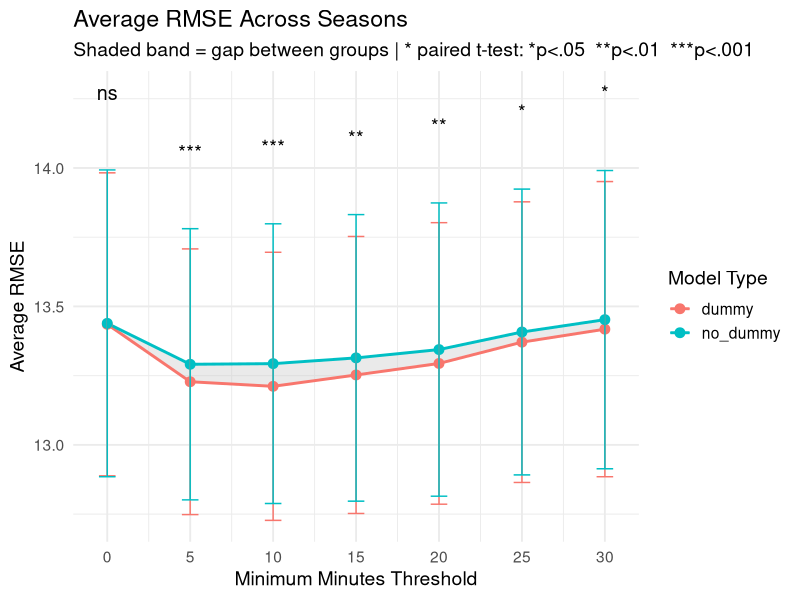
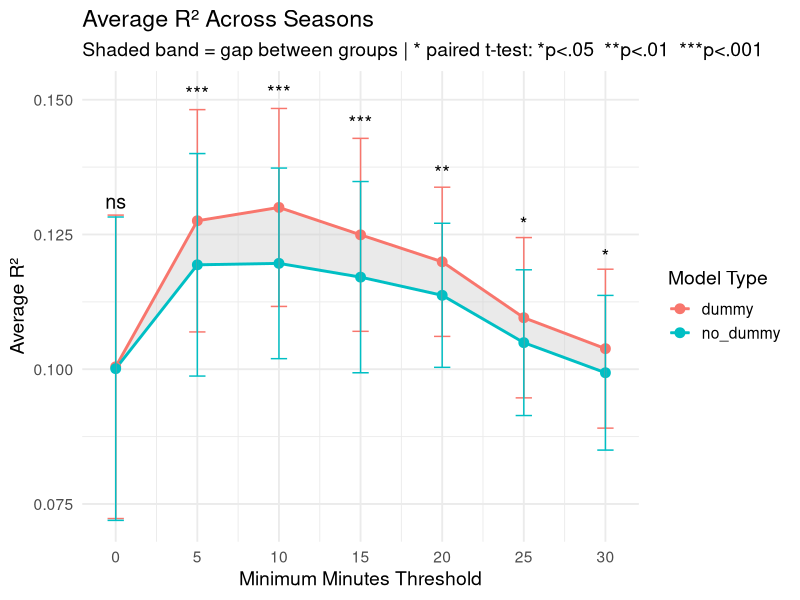
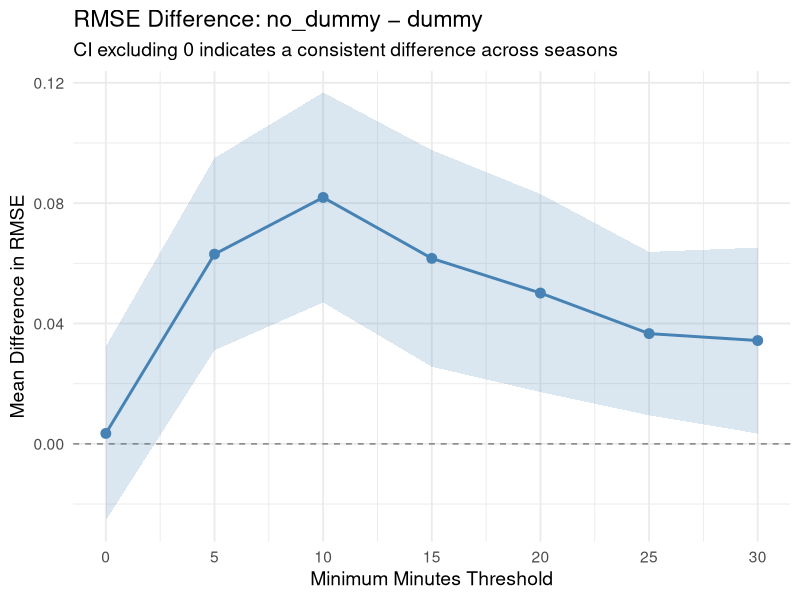
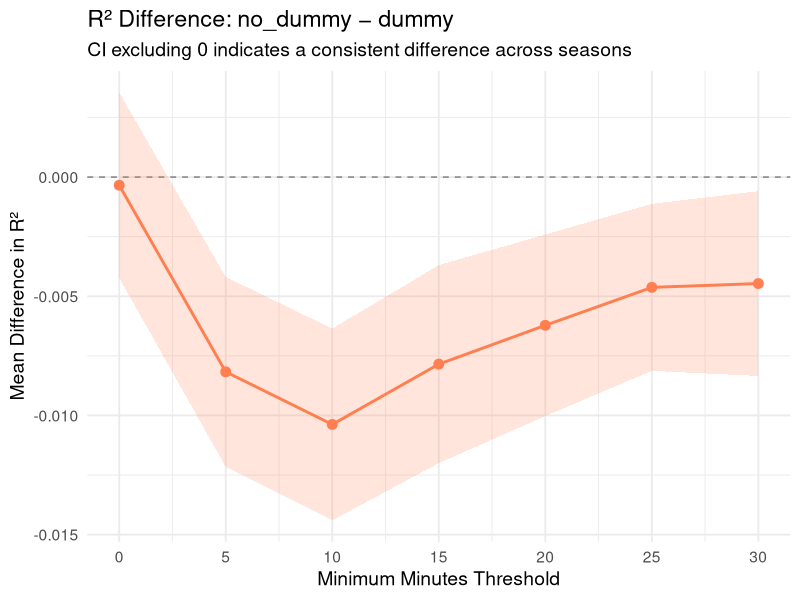
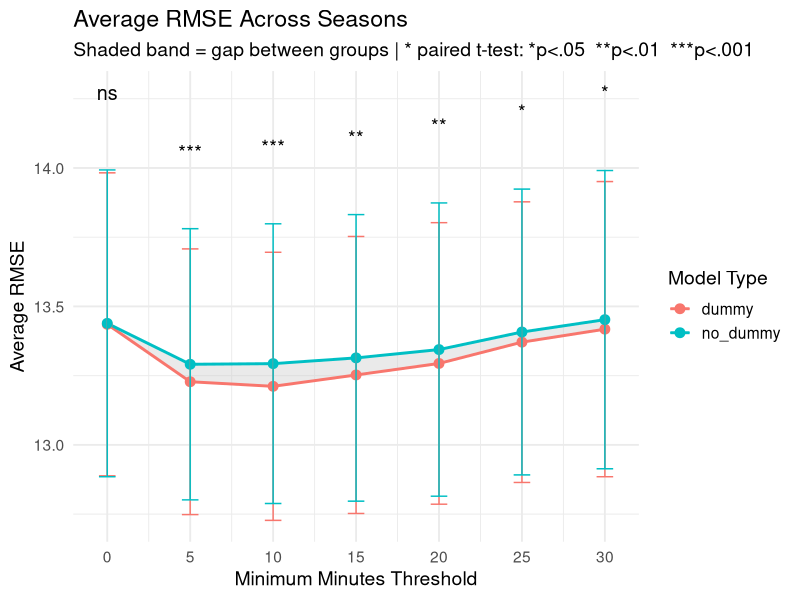
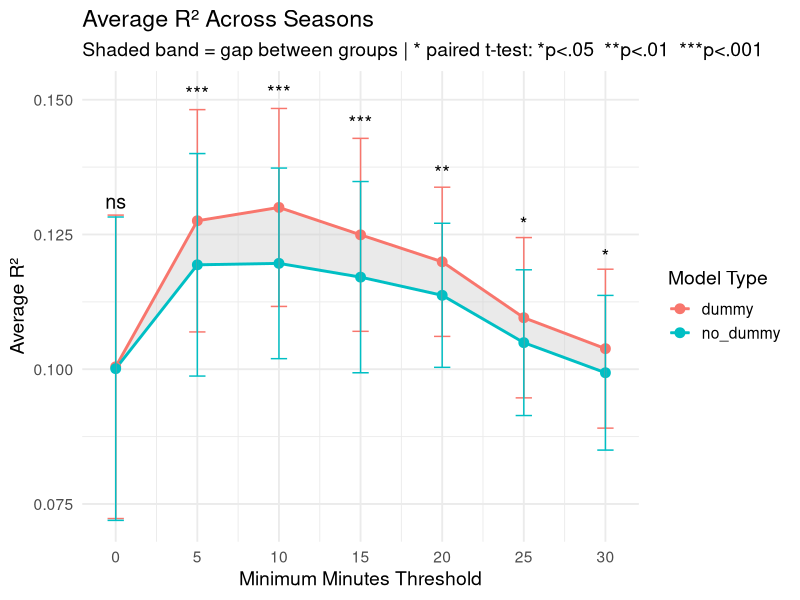
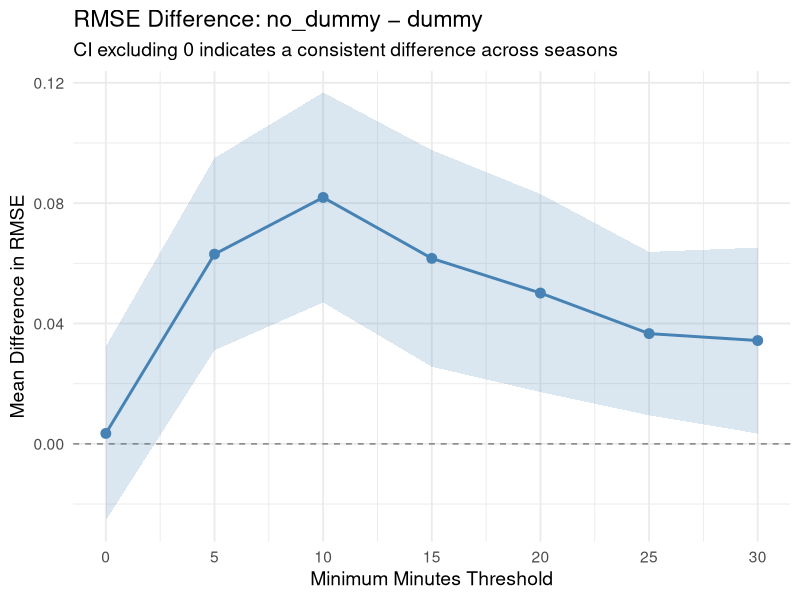
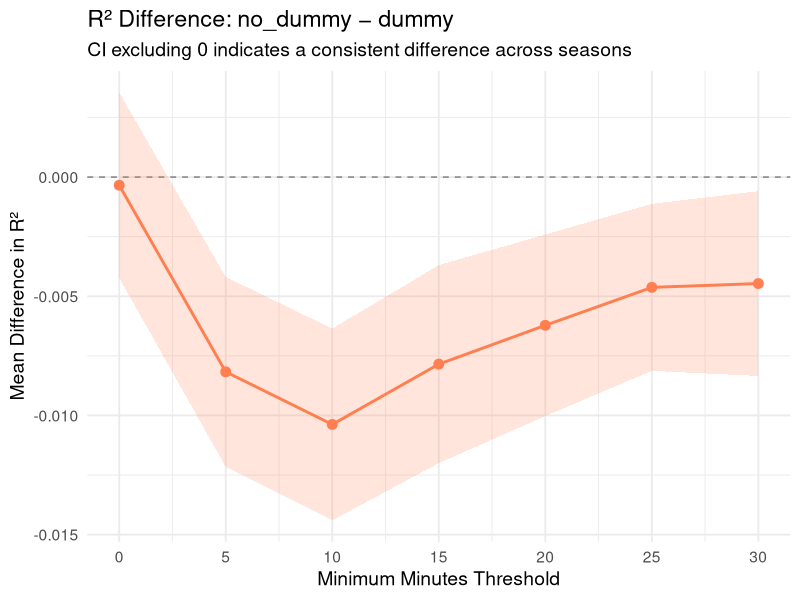

These charts were generated, in order, by the following R code:
library(tidyverse)

# -----------------------------
# Load data
# -----------------------------
results <- read_csv("May_27_Model_Results.csv")


# -----------------------------
# Summary Table
# -----------------------------
summary_table <- results %>%
  group_by(model_type, min_minutes) %>%
  summarise(
    mean_RMSE = sprintf("%.2f", mean(RMSE, na.rm = TRUE)),
    sd_RMSE   = round(sd(RMSE, na.rm = TRUE), 2),
    mean_R2   = round(mean(R2, na.rm = TRUE), 3),
    sd_R2     = round(sd(R2, na.rm = TRUE), 3),
    n = n(),
    .groups = "drop"
  )

# -----------------------------
# Summarize across seasons
# -----------------------------
summary_results <- results %>%
  group_by(model_type, min_minutes) %>%
  summarise(
    mean_RMSE = mean(RMSE, na.rm = TRUE),
    sd_RMSE   = sd(RMSE, na.rm = TRUE),
    se_RMSE   = sd_RMSE / sqrt(n()),
    ci_RMSE   = qt(0.975, df = n() - 1) * se_RMSE,
    mean_R2   = mean(R2, na.rm = TRUE),
    sd_R2     = sd(R2, na.rm = TRUE),
    se_R2     = sd_R2 / sqrt(n()),
    ci_R2     = qt(0.975, df = n() - 1) * se_R2,
    n = n(),
    .groups = "drop"
  )

# -----------------------------
# Compute paired differences
# -----------------------------
diff_results <- results %>%
  select(season, model_type, min_minutes, RMSE, R2) %>%
  pivot_wider(names_from = model_type, values_from = c(RMSE, R2)) %>%
  mutate(
    diff_RMSE = RMSE_no_dummy - RMSE_dummy,
    diff_R2   = R2_no_dummy   - R2_dummy
  )

diff_summary <- diff_results %>%
  group_by(min_minutes) %>%
  summarise(
    mean_diff_RMSE = mean(diff_RMSE, na.rm = TRUE),
    se_diff_RMSE   = sd(diff_RMSE, na.rm = TRUE) / sqrt(n()),
    ci_diff_RMSE   = qt(0.975, df = n() - 1) * se_diff_RMSE,
    mean_diff_R2   = mean(diff_R2, na.rm = TRUE),
    se_diff_R2     = sd(diff_R2, na.rm = TRUE) / sqrt(n()),
    ci_diff_R2     = qt(0.975, df = n() - 1) * se_diff_R2,
    .groups = "drop"
  )

# -----------------------------
# Paired t-tests + significance labels
# -----------------------------
sig_results <- diff_results %>%
  group_by(min_minutes) %>%
  summarise(
    p_RMSE = t.test(diff_RMSE)$p.value,
    p_R2   = t.test(diff_R2)$p.value,
    .groups = "drop"
  ) %>%
  mutate(
    label_RMSE = case_when(
      p_RMSE < 0.001 ~ "***",
      p_RMSE < 0.01  ~ "**",
      p_RMSE < 0.05  ~ "*",
      TRUE           ~ "ns"
    ),
    label_R2 = case_when(
      p_R2 < 0.001 ~ "***",
      p_R2 < 0.01  ~ "**",
      p_R2 < 0.05  ~ "*",
      TRUE         ~ "ns"
    )
  )

# -----------------------------
# Ribbon data (gap between groups)
# -----------------------------
ribbon_data <- summary_results %>%
  select(model_type, min_minutes, mean_RMSE, mean_R2) %>%
  pivot_wider(names_from = model_type, values_from = c(mean_RMSE, mean_R2))

# -----------------------------
# Significance label positions
# -----------------------------
upper_env_RMSE <- summary_results %>%
  group_by(min_minutes) %>%
  summarise(label_y = max(mean_RMSE + ci_RMSE) * 1.02, .groups = "drop") %>%
  left_join(sig_results %>% select(min_minutes, label_RMSE), by = "min_minutes")

upper_env_R2 <- summary_results %>%
  group_by(min_minutes) %>%
  summarise(label_y = max(mean_R2 + ci_R2) * 1.02, .groups = "drop") %>%
  left_join(sig_results %>% select(min_minutes, label_R2), by = "min_minutes")

# -----------------------------
# Plot 1: RMSE with ribbon + significance
# -----------------------------
rmse_plot <- ggplot(summary_results, aes(x = min_minutes, y = mean_RMSE, color = model_type)) +
  geom_ribbon(
    data = ribbon_data,
    aes(x = min_minutes, ymin = mean_RMSE_dummy, ymax = mean_RMSE_no_dummy),
    inherit.aes = FALSE,
    fill = "gray80", alpha = 0.4
  ) +
  geom_line(linewidth = 1) +
  geom_point(size = 3) +
  geom_errorbar(aes(ymin = mean_RMSE - ci_RMSE, ymax = mean_RMSE + ci_RMSE), width = 1) +
  geom_text(
    data = upper_env_RMSE,
    aes(x = min_minutes, y = label_y, label = label_RMSE),
    inherit.aes = FALSE, size = 5, color = "black"
  ) +
  scale_x_continuous(breaks = seq(0, 30, by = 5)) +
  labs(
    title = "Average RMSE Across Seasons",
    subtitle = "Shaded band = gap between groups | * paired t-test: *p<.05  **p<.01  ***p<.001",
    x = "Minimum Minutes Threshold",
    y = "Average RMSE",
    color = "Model Type"
  ) +
  theme_minimal(base_size = 14)

# -----------------------------
# Plot 2: R² with ribbon + significance
# -----------------------------
r2_plot <- ggplot(summary_results, aes(x = min_minutes, y = mean_R2, color = model_type)) +
  geom_ribbon(
    data = ribbon_data,
    aes(x = min_minutes, ymin = mean_R2_dummy, ymax = mean_R2_no_dummy),
    inherit.aes = FALSE,
    fill = "gray80", alpha = 0.4
  ) +
  geom_line(linewidth = 1) +
  geom_point(size = 3) +
  geom_errorbar(aes(ymin = mean_R2 - ci_R2, ymax = mean_R2 + ci_R2), width = 1) +
  geom_text(
    data = upper_env_R2,
    aes(x = min_minutes, y = label_y, label = label_R2),
    inherit.aes = FALSE, size = 5, color = "black"
  ) +
  scale_x_continuous(breaks = seq(0, 30, by = 5)) +
  labs(
    title = "Average R² Across Seasons",
    subtitle = "Shaded band = gap between groups | * paired t-test: *p<.05  **p<.01  ***p<.001",
    x = "Minimum Minutes Threshold",
    y = "Average R²",
    color = "Model Type"
  ) +
  theme_minimal(base_size = 14)

# -----------------------------
# Plot 3: RMSE difference
# -----------------------------
rmse_diff_plot <- ggplot(diff_summary, aes(x = min_minutes, y = mean_diff_RMSE)) +
  geom_hline(yintercept = 0, linetype = "dashed", color = "gray50") +
  geom_ribbon(aes(ymin = mean_diff_RMSE - ci_diff_RMSE,
                  ymax = mean_diff_RMSE + ci_diff_RMSE),
              alpha = 0.2, fill = "steelblue") +
  geom_line(color = "steelblue", linewidth = 1) +
  geom_point(color = "steelblue", size = 3) +
  scale_x_continuous(breaks = seq(0, 30, by = 5)) +
  labs(
    title = "RMSE Difference: no_dummy − dummy",
    subtitle = "CI excluding 0 indicates a consistent difference across seasons",
    x = "Minimum Minutes Threshold",
    y = "Mean Difference in RMSE"
  ) +
  theme_minimal(base_size = 14)

# -----------------------------
# Plot 4: R² difference
# -----------------------------
r2_diff_plot <- ggplot(diff_summary, aes(x = min_minutes, y = mean_diff_R2)) +
  geom_hline(yintercept = 0, linetype = "dashed", color = "gray50") +
  geom_ribbon(aes(ymin = mean_diff_R2 - ci_diff_R2,
                  ymax = mean_diff_R2 + ci_diff_R2),
              alpha = 0.2, fill = "coral") +
  geom_line(color = "coral", linewidth = 1) +
  geom_point(color = "coral", size = 3) +
  scale_x_continuous(breaks = seq(0, 30, by = 5)) +
  labs(
    title = "R² Difference: no_dummy − dummy",
    subtitle = "CI excluding 0 indicates a consistent difference across seasons",
    x = "Minimum Minutes Threshold",
    y = "Mean Difference in R²"
  ) +
  theme_minimal(base_size = 14)

# -----------------------------
# Display
# -----------------------------
rmse_plot
r2_plot
rmse_diff_plot
r2_diff_plot

# -----------------------------
# Save plots to current directory
# -----------------------------

ggsave(
  filename = "rmse_plot.png",
  plot = rmse_plot,
  width = 8,
  height = 6,
  dpi = 300
)

ggsave(
  filename = "r2_plot.png",
  plot = r2_plot,
  width = 8,
  height = 6,
  dpi = 300
)

ggsave(
  filename = "rmse_diff_plot.png",
  plot = rmse_diff_plot,
  width = 8,
  height = 6,
  dpi = 300
)

ggsave(
  filename = "r2_diff_plot.png",
  plot = r2_diff_plot,
  width = 8,
  height = 6,
  dpi = 300
)
